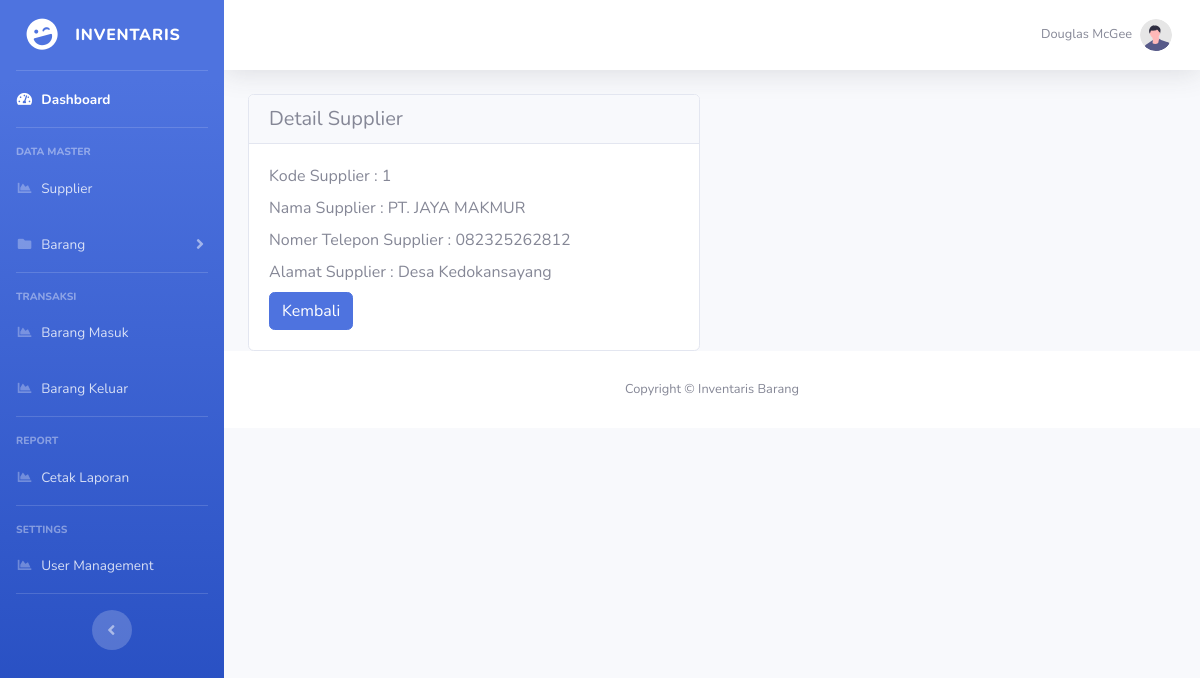
Screenshot of /Supplier/detail/1 with the database file from the repository.
### tables this page shows
CREATE TABLE `supplier` (
  `id_supplier` int(11) NOT NULL,
  `nama_supplier` varchar(50) NOT NULL,
  `no_telp` varchar(15) NOT NULL,
  `alamat` text NOT NULL
);

### application/controllers/Supplier.php (called while the page is built, shortened)
<?php
class Supplier extends CI_Controller
{
    public function __construct()
    {
        $this->load->model('Supplier_model');
        $this->load->library('form_validation');
    }
    public function detail($id)
    {
        $data['judul'] = "Detail Supplier";
        $data['supplier'] = $this->Supplier_model->getSupplierById($id);
        $this->load->view('templates/header', $data);
        $this->load->view('templates/sidebar');
        $this->load->view('templates/topbar');
        $this->load->view('supplier/detail', $data);
        $this->load->view('templates/footer');
    }
}

### index.php (called while the page is built, shortened)
<?php
require_once BASEPATH.'core/CodeIgniter.php';

### application/models/Supplier_model.php (called while the page is built, shortened)
<?php
class Supplier_model extends CI_Model
{
    public function getSupplierById($id)
    {
        return $this->db->get_where('supplier', ['id_supplier' => $id])->row_array();
    }
}

### application/views/supplier/detail.php (the view)
<div class="container">
    <div class="row mt-3">
        <div class="col-md-6">
            <div class="card">
                <h5 class="card-header">Detail Supplier</h5>
                <div class="card-body">
                    <label for="id_supplier" class="form-label">Kode Supplier   : </label>
                    <h7 class="card-text"><?= $supplier['id_supplier']; ?></h7> <br>
                    <label for="nama_supplier" class="form-label">Nama Supplier   : </label>
                    <h7 class="card-text"><?= $supplier['nama_supplier']; ?></h7> <br>
                    <label for="no_telp" class="form-label">Nomer Telepon Supplier   : </label>
                    <h7 class="card-text"><?= $supplier['no_telp']; ?></h7> <br>
                    <label for="alamat" class="form-label">Alamat Supplier   : </label>
                    <h7 class="card-text"><?= $supplier['alamat']; ?></h7> <br>
                    <a href="http://localhost/inventaris/Supplier" class="btn btn-primary">Kembali</a>
                </div>
            </div>
        </div>
    </div>
</div>

### rows the page displays
supplier: id_supplier "1", nama_supplier "PT. JAYA MAKMUR", no_telp "082325262812", alamat "Desa Kedokansayang"
